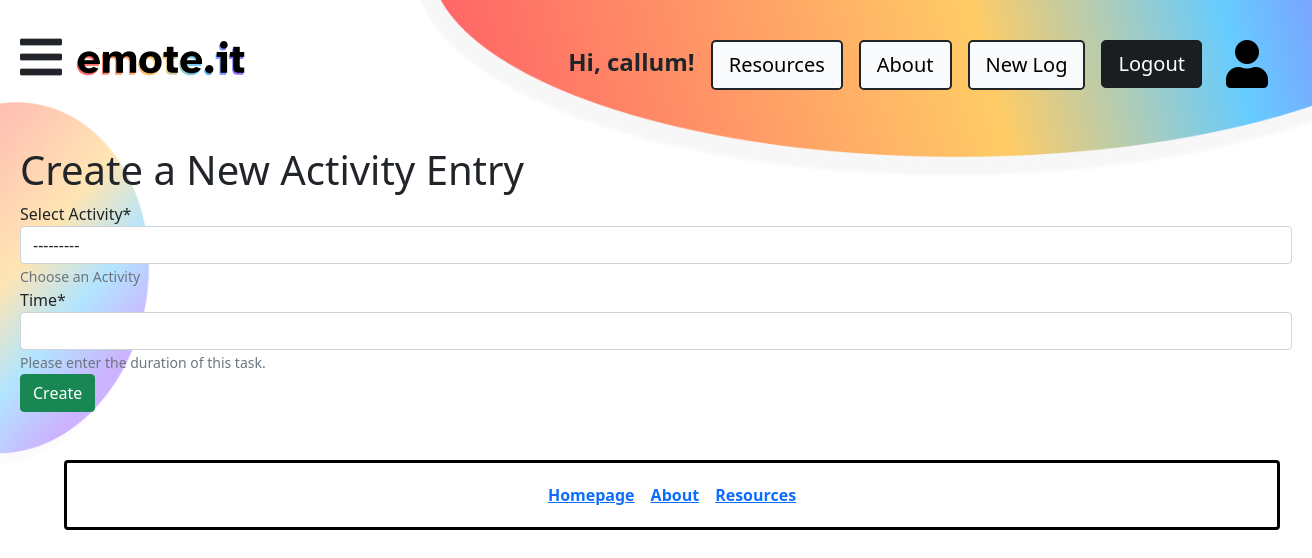
The page /new-activity-entry (signed in) on the database as committed earlier.
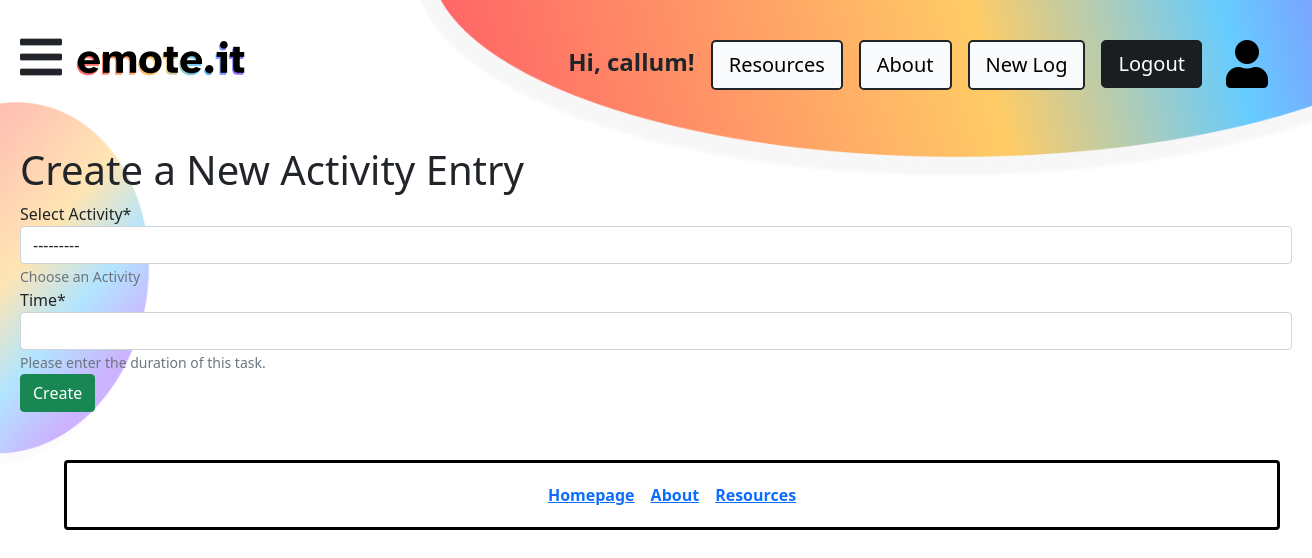
The same page on the database as committed later.
### mental_health_diary/models.py (models this page shows)
class Activity(models.Model):
    id = models.AutoField(primary_key=True, editable=True)
    activity = models.CharField(max_length=64)
    type = models.ForeignKey(ActivityType, on_delete=models.CASCADE, null=True, unique=False)
    def __str__(self):
        return self.activity
    class Meta:
        verbose_name_plural = "Activities"

### mental_health_diary/views.py (the view, shortened to what this page needs)
# urls.py: path('new-activity-entry', views.new_activity_entry, name='new_activity_entry'),
@login_required
def new_activity_entry(request):
    form = ActivityEntryForm()
    context = {
        'title': 'Add New Activity Entry',
        'form': form
    }
    return render(request, "main/new_activity_entry.html", context=context)

### mental_health_diary/forms.py
class ActivityEntryForm(forms.ModelForm):
    activity = forms.ModelChoiceField(queryset=Activity.objects.all().order_by('activity'), label='Select Activity',
                                      widget=forms.Select(attrs={'class': 'form-control', 'placeholder': 'Activity'}),
                                      help_text="Choose an Activity")
    time = forms.IntegerField(validators=[MinValueValidator(0), MaxValueValidator(1720)],
                              help_text="Please enter the duration of this task.")
    class Meta:
        model = ActivityEntry
        fields = ('activity', 'time')

### templates/main/new_activity_entry.html (shortened to what this page needs)
{% extends "main/base.html" %}
{% load crispy_forms_tags %}
{% block body %}
    <div>
    <h1>Create a New Activity Entry</h1>
    <div class='textform'>
        <form id="deck_form" method="post" action="{% url 'new_activity_entry' %}" enctype="multipart/form-data">
            {% for field in form.visible_fields %}
                {{ field|as_crispy_field }}
            {% endfor %}
            <input type="submit" name="submit" class="btn btn-success" value="Create" />
        </form>
    </div>
</div>
{% endblock %}

### templates/main/base.html (shortened to what this page needs)
<!DOCTYPE html>
{% load static %}
<html>
<head>
    <link href="https://cdn.jsdelivr.net/npm/bootstrap@5.0.2/dist/css/bootstrap.min.css" rel="stylesheet">
    <link rel="stylesheet" href="https://use.fontawesome.com/releases/v5.6.3/css/all.css">
 <link rel="stylesheet" href="{% static 'css/page.css' %}" type="text/css">
</head>
<body>
    <div id="main-content">
	  <nav class="navbar navbar-expand-lg navbar" id="main-nav">
		<div class="float-left">
        <span id="sidebar-btn" type="button" class="fa fa-bars fa-3x" onclick="toggleNav()"></span>
        <a href="{% url 'index' %}">
        <img src="{% static 'logo1.png' %}" alt="emoteit" id="logo">
        </a>
        </div>
        <div class="navbar-collapse justify-content-end">
		<ul class="navbar-nav navbar-right ml-auto">
            {% if user.is_authenticated %}
            <div id="top-nav-btn">
			<h4><b>Hi, {{ user.username }}!</b></h4>
            </div>
            {% endif %}
            <a href="{% url 'self_help' %}">
                <button type="button" id="top-nav-btn" class="btn btn-light mr-1 btn-lg active border-2 border-dark" id="top-nav-btn" aria-pressed="true" aria-label="Right Align" >Resources
                </button>
                </a>
            <a href="{% url 'about' %}">
            <button type="button" id="top-nav-btn" class="btn btn-light mr-1 btn-lg active border-2 border-dark" id="top-nav-btn" aria-pressed="true" aria-label="Right Align" >About
            </button>
            </a>
            {% if user.is_authenticated %}
            <a href="{% url 'new_entry' %}">
                <button type="button" id="top-nav-btn" class="btn btn-light mr-1 btn-lg active border-2 border-dark" id="top-nav-btn" aria-pressed="true" aria-label="Right Align" >New Log
                </button>
                </a>
            <a href="{% url 'logout' %}">
                <button type="button" id="top-nav-btn" class="btn btn-dark mr-1 btn-lg active" aria-pressed="true" aria-label="Right Align" >Logout
                </button>
                </a>
            <a href="">
                <i id="user-icon" class="fas fa-user fa-3x"></i>
                </a>
            {% endif %}
        </div>
	  </nav>
    {% block body %}{% endblock %}
    <br>
    <br>
    <footer  class="position bottom-0 justify-content-center">
        <div class="container-fluid">
            <ul>
                <nav class="navbar navbar-expand-sm list-unstyled justify-content-center rounded" id="about-div">
                    <li class="nav-item px-2 text-muted">
                        <a href="{% url 'index' %}"><strong>Homepage</strong></a>
                    </li>
                    <li class="nav-item px-2 text-muted">
                        <a href="{% url 'about' %}"><strong>About</strong></a>
                    </li>
                    <li class="nav-item px-2 text-muted">
                        <a href="{% url 'self_help' %}"><strong>Resources</strong></a>
                    </li>
                </nav>
                </ul>
            </div>
    </footer>
    </div>
</body>
</html>

### static/css/page.css (style rules this page uses)
body { margin: 0; background-color: #DA7A7A; overflow-x: hidden; background-image: url("Background.png"); background-repeat: no-repeat; background-attachment: fixed; background-size:cover; background-position: right; }
#logo { width:190px; height:auto; }
#main-nav { background-color:transparent; margin-bottom:25px; }
#user-icon { -webkit-background-clip: text; background-clip: text; -webkit-text-fill-color: black; margin-bottom: .5rem; margin-left: 1rem; margin-right: 1.5rem; }
#about-div { background-color: white; border: 3px solid black; padding: 20px; }
.fas { width:200%; height:auto; color:#AFE1AF; }
#main-content { transition: margin-left .5s; padding: 20px; }
.container-fluid { align-items : center; justify-content : center }
#top-nav-btn { margin-bottom: .5rem; margin-left: .5rem; margin-right: .5rem; padding-top: .5rem; padding-bottom: .5rem; }
#sidebar-btn { visibility: visible; }

Rows that differ between the two databases and show on the page:
added Activity: visible_fields "---------"
